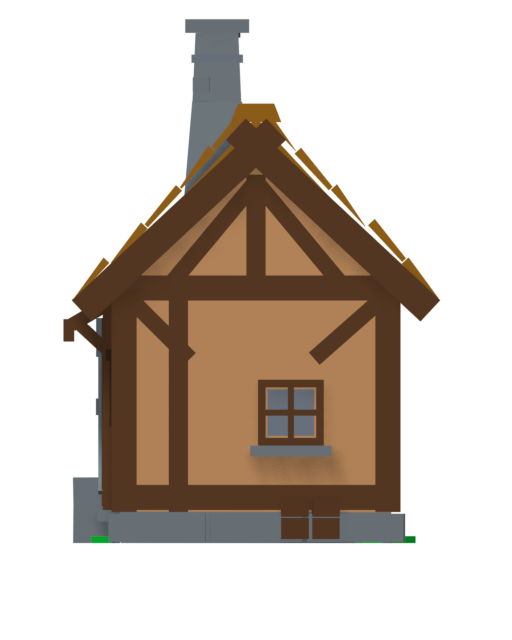
#> input picture _ab_plain/renders/abp_qa_left.png, 512 x 640 px, found by its file name
$ python crop.py renders/abp_qa_left.png out/crop_win.png 120 260 260 220 2
#> lines starting #> are read from the running program, lines starting #| are printed output that depends on the picture
# -*- coding: utf-8 -*-
"""crop.py — вырезать и увеличить кусок кадра для осмотра формы.

Числа говорят, что деталь есть; читается ли она в спрайте — видно только
глазами, и для этого нужен крупный план, а не кадр 512 x 640.

    python3 tools/crop.py renders/abp_qa_left.png out/crop_win.png 120 260 260 220 2
"""
import os
import sys

from PIL import Image


def main():
    if len(sys.argv) < 4:
        print(__doc__)
        return 2
    src, dst = sys.argv[1], sys.argv[2]
    x, y, w, h = [int(v) for v in sys.argv[3:7]]
    k = float(sys.argv[7]) if len(sys.argv) > 7 else 2.0
    im = Image.open(src).convert('RGBA')
#> im is the input picture: PIL image 512x640 RGBA; mean R, G, B, A 43.8, 33.3, 23.7, 93
    # подложка, иначе прозрачный фон в превью читается как чёрный
    bg = Image.new('RGBA', im.size, (245, 245, 245, 255))
    im = Image.alpha_composite(bg, im)
    box = im.crop((x, y, x + w, y + h))
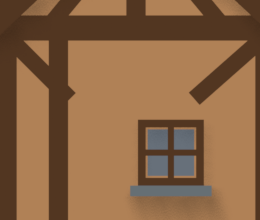
#> box: PIL image 260x220 RGBA; mean R, G, B, A 138.6, 101, 68.4, 255
    box = box.resize((int(w * k), int(h * k)), Image.NEAREST)
#> box: PIL image 520x440 RGBA
    os.makedirs(os.path.dirname(os.path.abspath(dst)), exist_ok=True)
    box.save(dst)
    print('%s -> %s  (%dx%d из %dx%d @x%.0f)'
          % (src, dst, box.width, box.height, w, h, k))
#| renders/abp_qa_left.png -> out/crop_win.png  (520x440 из 260x220 @x2)
    return 0


if __name__ == '__main__':
    sys.exit(main())
#> (the program exits here)

$ run again, with _ab_plain/renders/abp_a_180_raw.png copied over _ab_plain/renders/abp_qa_left.png
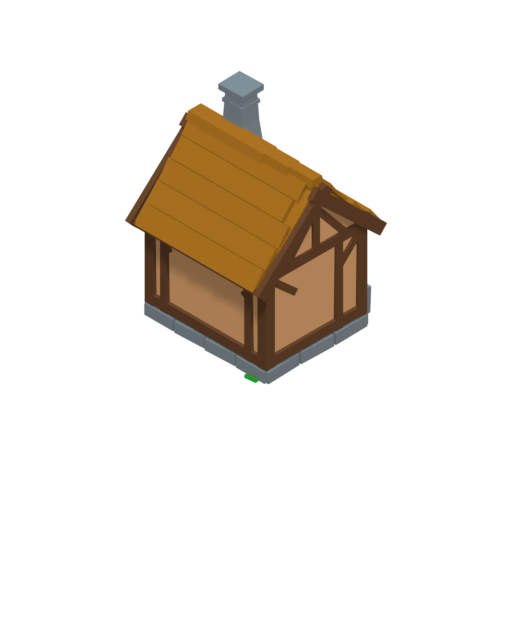
#> input picture _ab_plain/renders/abp_a_180_raw.png, 512 x 640 px, found by its file name
#> in main, im is the input picture: PIL image 512x640 RGBA; mean R, G, B, A 20.2, 14.6, 7.8, 37.2
#> in main, `box = im.crop((x, y, x + w, y + h))`:
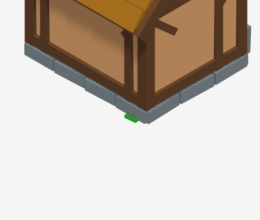
#> box: PIL image 260x220 RGBA; mean R, G, B, A 201.4, 190.5, 180.1, 255
#| renders/abp_qa_left.png -> out/crop_win.png  (520x440 из 260x220 @x2)
